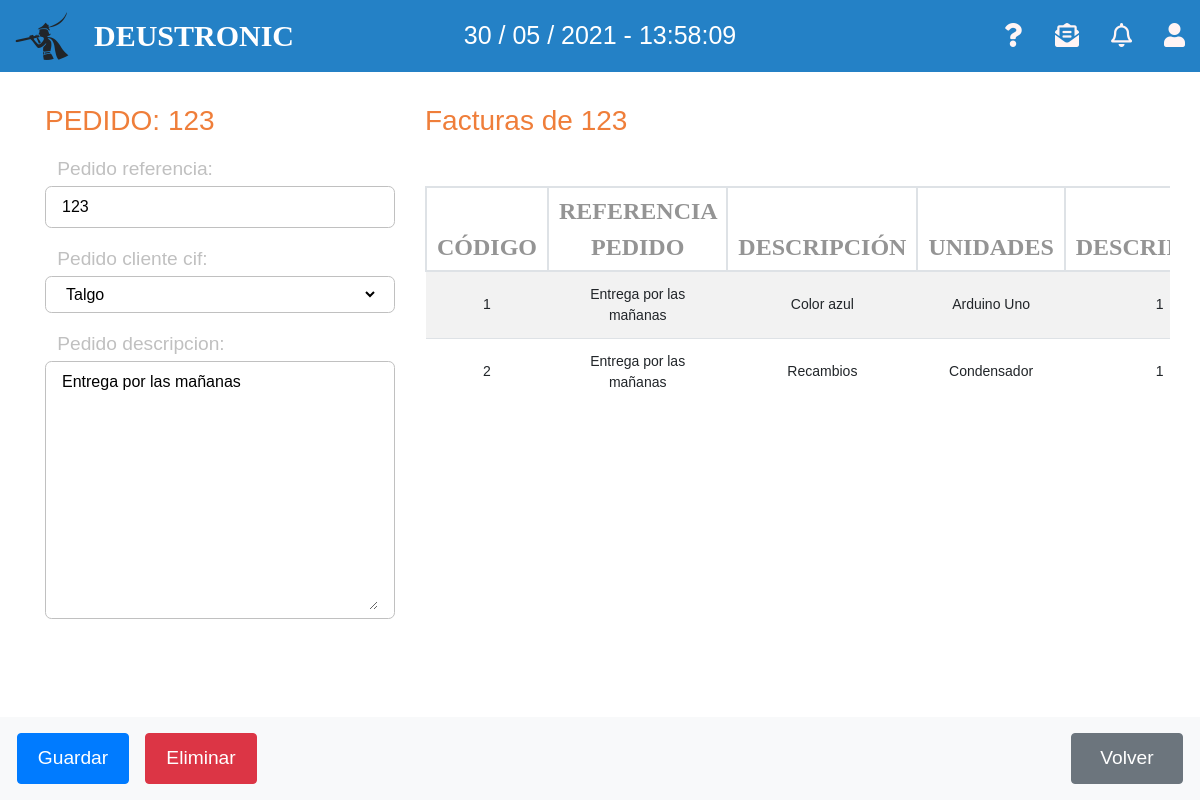
Page /appEntrega/pedidos/123/editar/ on the committed database.
### appEntrega/models.py (models this page shows, shortened)
class Orden_Pedido(models.Model):
    pedido_referencia = models.CharField(max_length=12, primary_key=True)
    pedido_fecha = models.DateField(auto_now=True)
    pedido_descripcion = models.TextField(max_length=250)
    pedido_cliente_cif = models.ForeignKey(Cliente, on_delete=models.CASCADE)
    def __str__(self):
        return self.pedido_descripcion

class Factura(models.Model):
    referencia = models.CharField(max_length=12, primary_key=True)
    pedido_referencia = models.ForeignKey(Orden_Pedido, on_delete=models.CASCADE)
    producto_referencia = models.ForeignKey(Producto, on_delete=models.CASCADE)
    unidades = models.PositiveIntegerField(default=1)
    linea_precio = models.DecimalField(max_digits=10, decimal_places=2, default=0)
    descripcion = models.TextField(max_length=250)

class Producto(models.Model):
    producto_referencia = models.CharField(max_length=13, primary_key=True)
    producto_nombre = models.CharField(max_length=50)
    producto_descripcion = models.CharField(max_length=250)
    producto_categoria = models.CharField(max_length=50)
    producto_precio = models.DecimalField(max_digits=10, decimal_places=2, default=0)
    producto_pdf = models.FileField(blank=True,null=True)
    def __str__(self):
        return self.producto_nombre

### appEntrega/views.py (the view)
# urls.py: path('pedidos/<str:pk>/editar/', views.UpdatePedidoView.as_view(), name='editar_pedido'),
class UpdatePedidoView(UpdateView):
    model = Orden_Pedido
    context_object_name = 'pedido'
    template_name = 'updatePedido.html'
    fields = ['pedido_referencia', 'pedido_cliente_cif', 'pedido_descripcion']
    success_url = reverse_lazy('listaPedido')
    def get_context_data(self, **kwargs):
        context = super().get_context_data(**kwargs)
        context['lista_facturas'] = Factura.objects.all().filter(pedido_referencia=self.kwargs['pk'])
        return context

### appEntrega/models.py (called while the page is built)
    def __str__(self):
        return self.nombre_empresa

### appEntrega/templates/updatePedido.html (shortened to what this page needs)
{% extends 'detallePedido.html' %}
{% block updatePedido %}
<form action="" id="updatePedido" method="POST">{% csrf_token %}
    {% for field in form %}
    <div class="formulario__grupo mt-3 focus fixed mb-5">
        <div class="formulario__grupo-label d-flex">
            <label for="referencia" class="formulario__label">
                <span class="formulario__span">{{ field.label_tag }}</span>
                <div class="formulario__grupo-input">
                    {{field}}
                </div>
            </label>
        </div>
    </div>
    {% endfor %}
</form>
<div class="m-footer"></div>
{% endblock %}

### appEntrega/templates/detallePedido.html (shortened to what this page needs)
{% extends 'base.html' %}
{% block content %}
<div class="contenedor my-3 row justify-content-around">
	<div class="pedido col-4">
		<h3 class="orange-color mt-3 mb-5">PEDIDO: {{pedido.pedido_referencia}}</h3>
		{% if pedido %}
		{% block updatePedido %}
		{% endblock %}
		{% else %}
		<p>No hay pedidos</p>
		{% endif %}
	</div>
	<div class="componentes col-8">
		<h3 class="orange-color mt-3 mb-5">Facturas de {{pedido.pedido_referencia}}</h3>
		<table class="table-deustronic table table-striped table-hover">
			<thead>
				<tr>
					<th>CÓDIGO</th>
					<th>REFERENCIA PEDIDO</th>
					<th>DESCRIPCIÓN</th>
					<th>UNIDADES</th>
					<th>DESCRIPCION</th>
				</tr>
			</thead>
			<tbody>
				{% if lista_facturas %}
				{% for c in lista_facturas %}
				<tr>
					<td>
						{{c.referencia}}
					</td>
					<td>{{c.pedido_referencia}}</td>
					<td>{{c.descripcion}}</td>
					<td>{{c.producto_referencia}}</td>
					<td>{{c.unidades}}</td>
				</tr>
				{% endfor %}
				{% else %}
				<tr>
					<td colspan="7">
						<p>No existen facturas</p>
					</td>
				</tr>
				{% endif %}
			</tbody>
		</table>
	</div>
</div>
<nav class="p-2 px-4 mt-5 navbar-light bg-light fixed-bottom z-2 m-footer">
	<div class="row justify-content-between">
		<div class="d-flex">
			<div class="form-inline ml-auto">
				<button type="submit" form="updatePedido" value="Update" class="btn boton-nav btn-primary m-2">Guardar
				</button>
			</div>
			<div class="form-inline ml-auto">
				<button type="button" class="btn boton-nav btn-danger m-2" data-toggle="modal"
					data-target="#delete-modal"
					onclick="location.href='http://127.0.0.1:8000/appEntrega/pedidos/{{pedido.pk}}/delete/'">Eliminar
				</button>
			</div>
		</div>
		<div class="form-inline ml-auto">
			<button onclick="location.href='http://127.0.0.1:8000/appEntrega/pedidos'"
				class="btn boton-nav btn-secondary m-2" type="button">Volver</button>
		</div>
	</div>
</nav>
{% endblock %}

### appEntrega/static/style/styles.css (style rules this page uses)
.orange-color, .orange-color:hover { color: rgb(239, 126, 58) !important; font-weight: 100 !important; }
* { font-family: 'FiraSans-Regular', sans-serif; }
html { overflow-x: hidden; overflow-y: overlay; }
html, body { height: 100%; }
body { margin: 0; }
.contenedor { width: 95%; margin: 0 auto; overflow: hidden; }

### appEntrega/static/style/table.css (style rules this page uses)
table { overflow: scroll; }
table td { vertical-align: middle !important; }
.table-deustronic th { color: #949494; font-weight: bold; font-size: 1.5rem; padding: 5px 10px; border: 2px solid #dee2e6; font-family: FiraSans-Regular, Calibri, Verdana; text-align: center !important; }
.table-deustronic td { font-size: 14px; padding: auto; text-align: center !important; cursor: pointer !important; }

### appEntrega/static/style/productos.css (style rules this page uses)
.boton-nav { width: 7rem; height: 3.2rem !important; color: white !important; font-weight: 400; font-size: 1.2rem; text-decoration: none; outline-style: none; }

### appEntrega/static/style/forms.css (style rules this page uses)
.formulario__grupo .formulario__input, .formulario__grupo .formulario__span { font: 16px 16px "Poppins", sans-serif; font-weight: 300; padding: 0; }
input, select, textarea { border: none !important; background-color: transparent !important; outline: none !important; display: block !important; width: 100% !important; }
.formulario__label { padding: 0.5rem 1rem; display: block; width: 100%; margin: 0 auto; border: 0.1rem solid silver; border-radius: 0.4rem; position: relative; box-sizing: border-box; transition: 0.25s; }
.formulario__span { color: silver; position: absolute; top: 0.8rem; left: 1rem; transition: 0.25s; }
.focus .formulario__label { border-color: #1a73e8; }
.focus .formulario__span { color: #1a73e8; left: 0.2rem; top: -2rem; font-size: 1.2rem; padding: 0 0.5rem; }
.formulario__grupo-input { position: relative; }
.formulario__grupo-input input { border: none; background-color: transparent; outline: none; display: block; width: 100%; }
.focus.fixed .formulario__label { border-color: silver; }
.focus.fixed .formulario__span { color: silver; }
.m-footer { padding-bottom: 3rem; }
.focus { color: #1a73e8; }

### appEntrega/static/style/modal.css (style rules this page uses)
:root { --lightgray: #efefef; --blue: steelblue; --white: #fff; --black: rgba(0, 0, 0, 0.92); }
* { padding: 0; margin: 0; }
.z-2 { z-index: 2; }

### appEntrega/static/style/settings.css (style rules this page uses)
:root { --font-size: 1; }
body { font-size: calc(var(--font-size) * 1em); }

### rows in the picture
Orden_Pedido: pedido_referencia "123", form "123" "Talgo" "Entrega por las mañanas"
Factura: referencia "1", pedido_referencia "Entrega por las mañanas", descripcion "Color azul", producto_referencia "Arduino Uno", unidades "1"
Factura: referencia "2", pedido_referencia "Entrega por las mañanas", descripcion "Recambios", producto_referencia "Condensador", unidades "1"

### other values in the picture
{{ field.label_tag }} "Pedido referencia:" "Pedido cliente cif:" "Pedido descripcion:"
